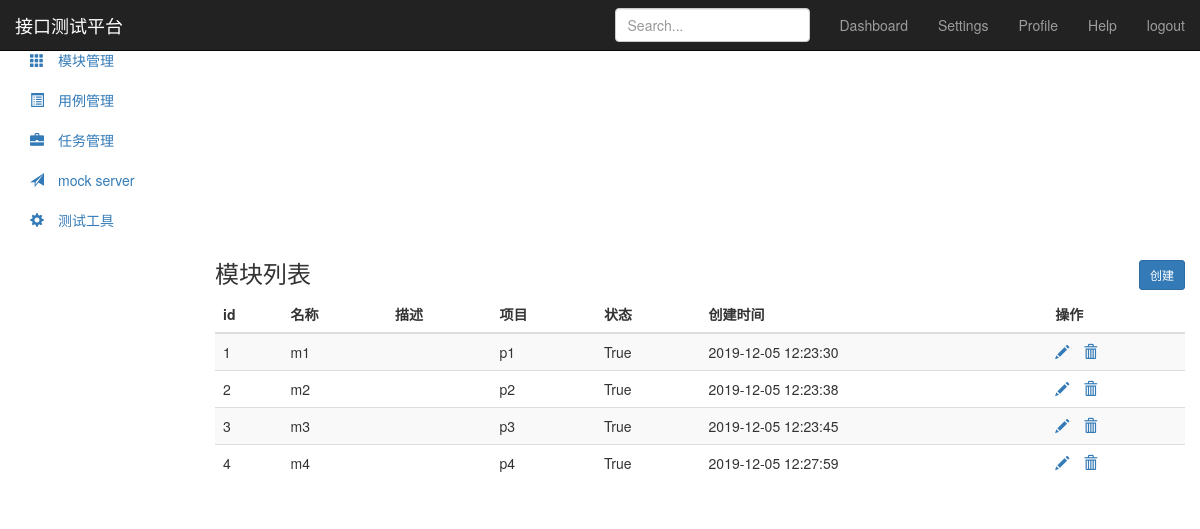
Page /module/ (signed in) on the committed database.
### test_platform/models/module.py (models this page shows, shortened)
class Module(models.Model):
    name = models.CharField('名称',max_length=10, null=False)
    describe = models.TextField('描述',default="")
    status = models.BooleanField('状态',default=1)
    create_time = models.DateTimeField('创建时间',auto_now=True)
    project = models.ForeignKey(Project,on_delete=models.CASCADE)

### test_platform/models/project.py (models this page shows)
class Project(models.Model):
    name=models.CharField('名称',max_length=10)
    describe=models.TextField('描述',default="")
    status=models.BooleanField('状态',default=1)
    create_time=models.DateTimeField(auto_now=True)
    def __str__(self):
        return self.name

### test_platform/views/module_view.py (the view)
# urls.py: path('module/',module_view.module_manage),
@login_required
def module_manage(request):
    module_all=Module.objects.all()
    return render(request,'module.html',{'type':'list','module_all':module_all})

### test_platform/templates/module.html (shortened to what this page needs)
<!DOCTYPE html>
<html lang="en">
<head>
    <link href="https://cdn.bootcss.com/bootstrap/3.3.7/css/bootstrap.min.css" rel="stylesheet">
    <link href="https://v3.bootcss.com/examples/dashboard/dashboard.css" rel="stylesheet">
</head>
<body>
    <nav class="navbar navbar-inverse navbar-fixed-top">
      <div class="container-fluid">
        <div class="navbar-header">
          <a class="navbar-brand" href="#">接口测试平台</a>
        </div>
        <div id="navbar" class="navbar-collapse collapse">
          <ul class="nav navbar-nav navbar-right">
            <li><a href="#">Dashboard</a></li>
            <li><a href="#">Settings</a></li>
            <li><a href="#">Profile</a></li>
            <li><a href="#">Help</a></li>
            <li><a href="/logout/">logout</a></li>
          </ul>
          <form class="navbar-form navbar-right">
            <input type="text" class="form-control" placeholder="Search...">
          </form>
        </div>
      </div>
    </nav>
    <div class="container-fluid">
      <div class="row">
        <div class="col-sm-3 col-md-2 sidebar">
          <ul class="nav nav-sidebar">
            <li><a href="/project/"><i class="glyphicon glyphicon-lock">&nbsp</i>项目管理</a></li>
            <li class="active"><a href="/module/"><i class="glyphicon glyphicon-th">&nbsp</i>模块管理</a></li>
          </ul>
          <ul class="nav nav-sidebar">
            <li><a href=""><i class="glyphicon glyphicon-list-alt">&nbsp</i>用例管理</a></li>
            <li><a href=""><i class="glyphicon glyphicon-briefcase">&nbsp</i>任务管理</a></li>
          </ul>
          <ul class="nav nav-sidebar">
            <li><a href=""><i class="glyphicon glyphicon-send">&nbsp</i>mock server</a></li>
            <li><a href=""><i class="glyphicon glyphicon-cog">&nbsp</i>测试工具</a></li>
          </ul>
        </div>
        <div class="col-sm-9 col-sm-offset-3 col-md-10 col-md-offset-2 main">
          {% if type == 'list' %}
          <h3 class="sub-header">模块列表
            <button type="button" class="btn btn-sm btn-primary" style="float: right" onclick="location.href='/module/add/'">创建</button>
          </h3>
          <div class="table-responsive">
            <table class="table table-striped">
              <thead>
                <tr>
                  <th>id</th>
                  <th>名称</th>
                  <th>描述</th>
                  <th>项目</th>
                  <th>状态</th>
                  <th>创建时间</th>
                  <th>操作</th>
                </tr>
              </thead>
              <tbody>
              {% for module in module_all %}
                <tr>
                  <td>{{module.id}}</td>
                  <td>{{module.name}}</td>
                  <td>{{module.describe}}</td>
                  <td>{{module.project}}</td>
                  <td>{{module.status}}</td>
                  <td>{{module.create_time | date:"Y-m-d H:i:s"}}</td>
                  <td>
                    <a href="/module/edit/{{module.id}}">
                      <i class="glyphicon glyphicon-pencil"></i>
                    </a>
                    <a href="/module/delete/{{module.id}}">
                      <i class="glyphicon glyphicon-trash" style="margin-left:10px"></i>
                    </a>
                  </td>
                </tr>
              {% endfor %}
              </tbody>
            </table>
          </div>
        {% endif %}
        </div>
      </div>
    </div>
</body>
</html>

### rows in the picture
Module: id "1", name "m1", project "p1", status "True", create_time "2019-12-05 12:23:30"
Module: id "2", name "m2", project "p2", status "True", create_time "2019-12-05 12:23:38"
Module: id "3", name "m3", project "p3", status "True", create_time "2019-12-05 12:23:45"
Module: id "4", name "m4", project "p4", status "True", create_time "2019-12-05 12:27:59"
